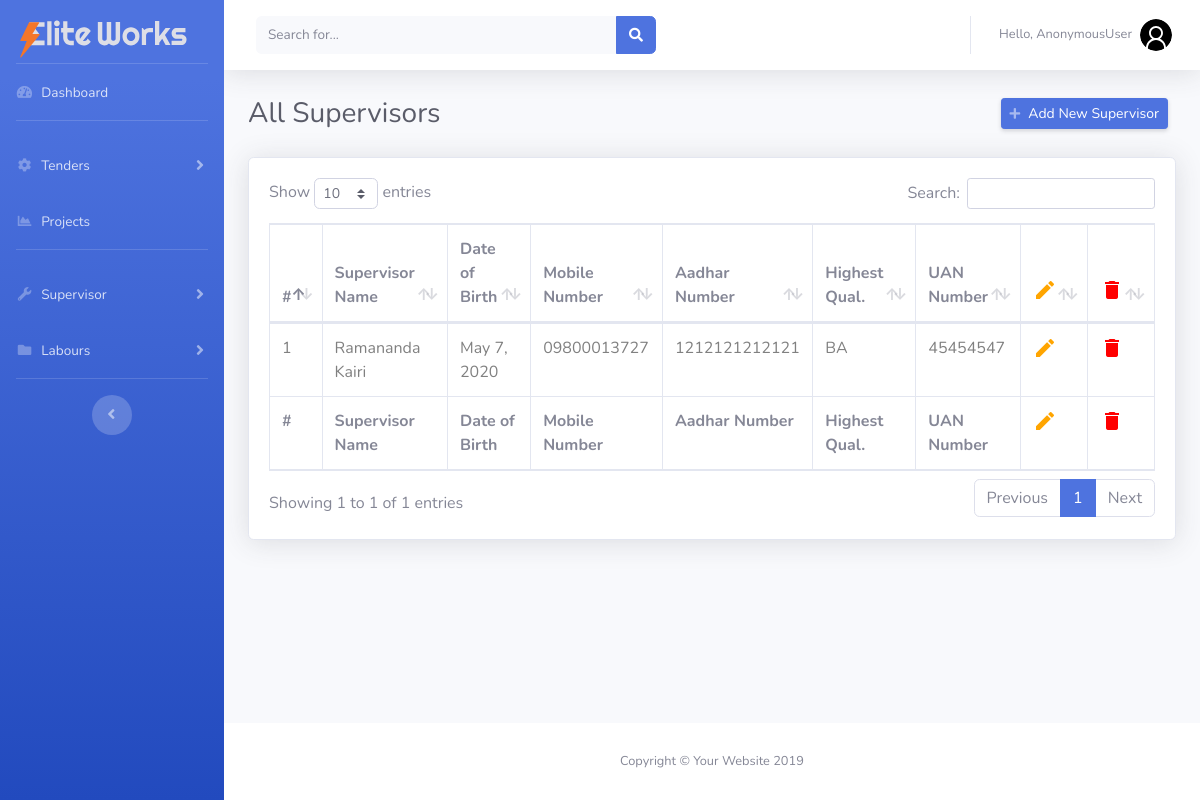
/supervisors/, run on the app's committed database.
### manpower/models.py (models this page shows, shortened)
class SuperVisors(models.Model):
    username = models.CharField(
        'Username', max_length=50, blank=False, unique=True)
    password = models.CharField('Password', max_length=50, blank=False)
    re_password = models.CharField(
        'Confirm Password', max_length=50, blank=False)
    name = models.CharField('Supervisor Name', max_length=250, blank=False)
    dateofbirth = models.DateField('Date of Birth', default=timezone.now)
    image = models.FileField('Profile Picture', blank=False, null=False)
    mobile_number = models.CharField('Mobile Number', max_length=15)
    alter_number = models.CharField('Alternate Number', max_length=15)
    email = models.EmailField(
        'Email Address', null=True, blank=True, unique=True)
    address = models.CharField('Supervisor Address', max_length=500)
    resume = models.FileField(
        'Upload Supervisor Resume', blank=False, null=False)
    aadhar_number = models.CharField('Aadhar Number', max_length=20)
    aadhar_photo = models.FileField(
        'Aadhar Card Scan Copy', blank=False, null=False)
    pan_number = models.CharField('PAN Card Number', max_length=20)
    pan_photo = models.FileField('PAN Card Scan Copy', blank=False, null=False)
    highest_qual = models.CharField('Highest Qualifications', max_length=200)
    highest_qual_photo = models.FileField(
        'Proof of Highest Qualification', blank=False)
    ten_certi = models.FileField('10th Certificate', blank=False)
    twelve_certi = models.FileField('12th Certificate', blank=False)
    tech_certificate_name = models.CharField(
        'Technical Certificate Name', max_length=300)
    tech_certi = models.FileField('Technical Certificate', blank=False)
    UAN_number = models.CharField('UAN Number', max_length=200)
    is_employee = models.BooleanField(
        'Is Supervisor is Employee of Elite Works')
    class Meta:
        verbose_name = 'Supervisors List'
        verbose_name_plural = 'Supervisors List'

### manpower/views.py (the view)
# urls.py: path('supervisors/', views.supervisors, name='supervisors'),
def supervisors(request):
    super_count = len(SuperVisors.objects.all())
    all_super = SuperVisors.objects.all()
    context = {'all_super': all_super, 'super_count': super_count}
    return render(request, 'manpower/supervisors.html', context)

### manpower/templates/manpower/supervisors.html (shortened to what this page needs)
{% extends 'manpower/base.html' %}
{% block content %}
<div class="container-fluid">
    <div class="d-sm-flex align-items-center justify-content-between mb-4">
        <h1 class="h3 mb-0 text-gray-800">All Supervisors</h1>
        <a href="{% url 'create_supervisor' %}"
            class="d-xs-block my-1 mr-2 px-2 d-sm-inline-block btn btn-sm btn-primary shadow-sm"><i
                class="fas fa-plus fa-sm text-white-50 pr-2"></i>Add New Supervisor</a>
    </div>
    <div class="card shadow mb-4">
        <div class="card-body">
            <table class="table table-bordered" id="dataTable" width="100%" cellspacing="0">
                <thead>
                    <tr>
                        <th>#</th>
                        <th>Supervisor Name</th>
                        <th>Date of Birth</th>
                        <th>Mobile Number</th>
                        <th>Aadhar Number</th>
                        <th>Highest Qual.</th>
                        <th>UAN Number</th>
                        <th><i class="material-icons update">edit</i></th>
                        <th><i class="material-icons delete">delete</i></th>
                    </tr>
                </thead>
                <tfoot>
                    <tr>
                        <th>#</th>
                        <th>Supervisor Name</th>
                        <th>Date of Birth</th>
                        <th>Mobile Number</th>
                        <th>Aadhar Number</th>
                        <th>Highest Qual.</th>
                        <th>UAN Number</th>
                        <th><i class="material-icons update">edit</i></th>
                        <th><i class="material-icons delete">delete</i></th>
                    </tr>
                </tfoot>
                <tbody>
                    {% for super in all_super  %}
                    <tr>
                        <th>{{forloop.counter}}</th>
                        <th>{{super.name}}</th>
                        <th>{{super.dateofbirth}}</th>
                        <th>{{super.mobile_number}}</th>
                        <th>{{super.aadhar_number}}</th>
                        <th>{{super.highest_qual}}</th>
                        <th>{{super.UAN_number}}</th>
                        <th><a href="{% url 'edit_supervisor' super.id %}"><i class="material-icons update">edit</i></a>
                        </th>
                        <th><a href="{% url 'detete_supervisor' super.id %}"><i
                                    class="material-icons delete">delete</i></a>
                        </th>
                    </tr>
                    {% endfor %}
                </tbody>
            </table>
        </div>
    </div>
</div>
{% endblock content %}

### manpower/templates/manpower/supervisors.html (style rules this page uses)
.update { color: orange; }
.delete { color: red; }
tbody tr th { font-weight: 400 !important; color: grey !important; }

### data on the page
SuperVisors: name "Ramananda Kairi", dateofbirth "May 7, 2020", mobile_number "09800013727", aadhar_number "1212121212121", highest_qual "BA", UAN_number "45454547"

### other printed values
{{ request.user }} "AnonymousUser"
